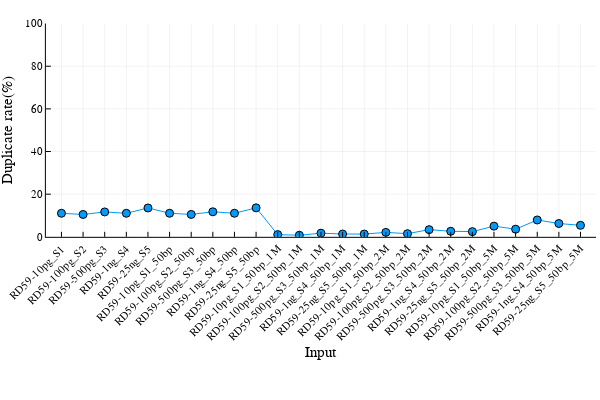

The notebook cell this image was saved under:
### Code cell
#duplicate_rate
newColumn = parse.(Float64, replace.(rd59_df[!, "duplicate_rate"], r"%" => ""))
plot(rd59_df[!, "sample"], 
    newColumn, 
    marker = :circle,
    xlabel = "Input", 
    ylabel = "Duplicate rate(%)",
    ylim = (0, 100),
    label = false, 
    xrotation = 45, 
    xticks = :all)

### Figure 1 — Plotly figure (JSON) as saved in the notebook; plotly's stock layout.template omitted (floating-point values rounded to 4 significant figures)
{"data": [{"colorbar": {"title": ""}, "legendgroup": "", "line": {"color": "rgba(0, 154, 250, 1.000)", "dash": "solid", "shape": "linear", "width": 1}, "marker": {"color": "rgba(0, 154, 250, 1.000)", "line": {"color": "rgba(0, 0, 0, 1.000)", "width": 1}, "size": 8, "symbol": "circle"}, "mode": "lines+markers", "name": "", "showlegend": false, "type": "scatter", "x": [0.5, 1.5, 2.5, 3.5, 4.5, 5.5, 6.5, 7.5, 8.5, 9.5, 10.5, 11.5, 12.5, 13.5, 14.5, 15.5, 16.5, 17.5, 18.5, 19.5, 20.5, 21.5, 22.5, 23.5, 24.5], "xaxis": "x", "y": [11.05, 10.49, 11.68, 11.04, 13.54, 11.06, 10.51, 11.75, 11.06, 13.59, 1.05, 0.75, 1.72, 1.32, 1.3, 2.09, 1.48, 3.38, 2.62, 2.44, 5.02, 3.59, 7.91, 6.25, 5.39], "yaxis": "y", "zmax": null, "zmin": null}], "layout": {"annotations": [], "height": 400, "legend": {"bgcolor": "rgba(255, 255, 255, 1.000)", "bordercolor": "rgba(0, 0, 0, 1.000)", "borderwidth": 1, "font": {"color": "rgba(0, 0, 0, 1.000)", "family": "sans-serif", "size": 11}, "title": {"font": {"color": "rgba(0, 0, 0, 1.000)", "family": "sans-serif", "size": 15}, "text": ""}, "tracegroupgap": 0, "traceorder": "normal", "x": 1, "xanchor": "auto", "y": 1, "yanchor": "auto"}, "margin": {"b": 20, "l": 0, "r": 0, "t": 20}, "paper_bgcolor": "rgba(255, 255, 255, 1.000)", "plot_bgcolor": "rgba(255, 255, 255, 1.000)", "showlegend": true, "width": 600, "xaxis": {"anchor": "y", "domain": [0.07647, 0.9934], "gridcolor": "rgba(0, 0, 0, 0.100)", "gridwidth": 0.5, "linecolor": "rgba(0, 0, 0, 1.000)", "mirror": false, "range": [-0.22, 25.22], "showgrid": true, "showline": true, "showticklabels": true, "tickangle": -45, "tickcolor": "rgb(0, 0, 0)", "tickfont": {"color": "rgba(0, 0, 0, 1.000)", "family": "sans-serif", "size": 11}, "tickmode": "array", "ticks": "inside", "ticktext": ["RD59-10pg_S1", "RD59-100pg_S2", "RD59-500pg_S3", "RD59-1ng_S4", "RD59-25ng_S5", "RD59-10pg_S1_50bp", "RD59-100pg_S2_50bp", "RD59-500pg_S3_50bp", "RD59-1ng_S4_50bp", "RD59-25ng_S5_50bp", "RD59-10pg_S1_50bp_1M", "RD59-100pg_S2_50bp_1M", "RD59-500pg_S3_50bp_1M", "RD59-1ng_S4_50bp_1M", "RD59-25ng_S5_50bp_1M", "RD59-10pg_S1_50bp_2M", "RD59-100pg_S2_50bp_2M", "RD59-500pg_S3_50bp_2M", "RD59-1ng_S4_50bp_2M", "RD59-25ng_S5_50bp_2M", "RD59-10pg_S1_50bp_5M", "RD59-100pg_S2_50bp_5M", "RD59-500pg_S3_50bp_5M", "RD59-1ng_S4_50bp_5M", "RD59-25ng_S5_50bp_5M"], "tickvals": [0.5, 1.5, 2.5, 3.5, 4.5, 5.5, 6.5, 7.5, 8.5, 9.5, 10.5, 11.5, 12.5, 13.5, 14.5, 15.5, 16.5, 17.5, 18.5, 19.5, 20.5, 21.5, 22.5, 23.5, 24.5], "title": "Input", "titlefont": {"color": "rgba(0, 0, 0, 1.000)", "family": "sans-serif", "size": 15}, "type": "-", "visible": true, "zeroline": false, "zerolinecolor": "rgba(0, 0, 0, 1.000)"}, "yaxis": {"anchor": "x", "domain": [0.3977, 0.9902], "gridcolor": "rgba(0, 0, 0, 0.100)", "gridwidth": 0.5, "linecolor": "rgba(0, 0, 0, 1.000)", "mirror": false, "range": [0, 100], "showgrid": true, "showline": true, "showticklabels": true, "tickangle": 0, "tickcolor": "rgb(0, 0, 0)", "tickfont": {"color": "rgba(0, 0, 0, 1.000)", "family": "sans-serif", "size": 11}, "tickmode": "array", "ticks": "inside", "ticktext": ["0", "20", "40", "60", "80", "100"], "tickvals": [0, 20, 40, 60, 80, 100], "title": "Duplicate rate(%)", "titlefont": {"color": "rgba(0, 0, 0, 1.000)", "family": "sans-serif", "size": 15}, "type": "-", "visible": true, "zeroline": false, "zerolinecolor": "rgba(0, 0, 0, 1.000)"}}}
